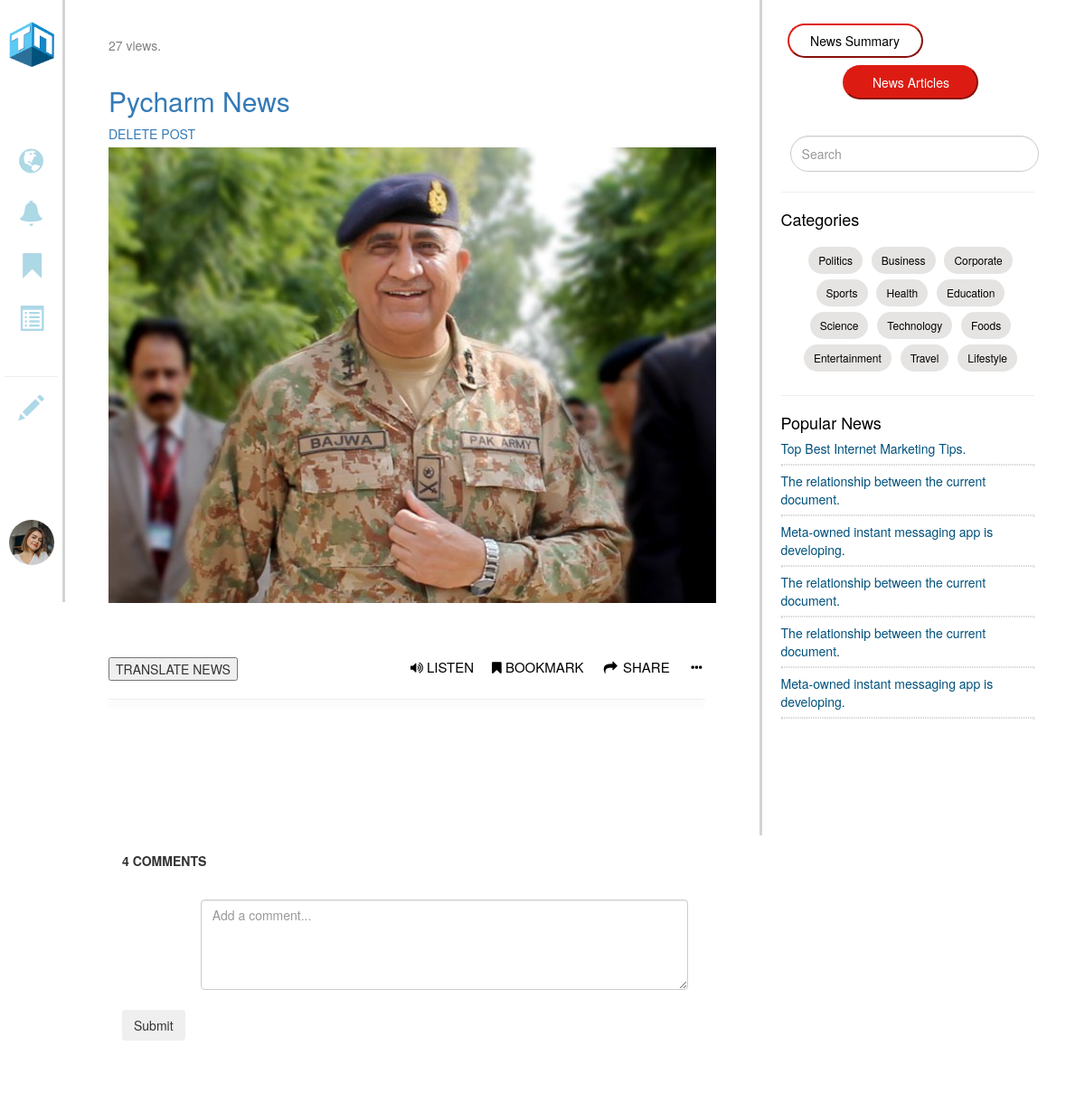
The page /summaryview/1 on the database as committed earlier.
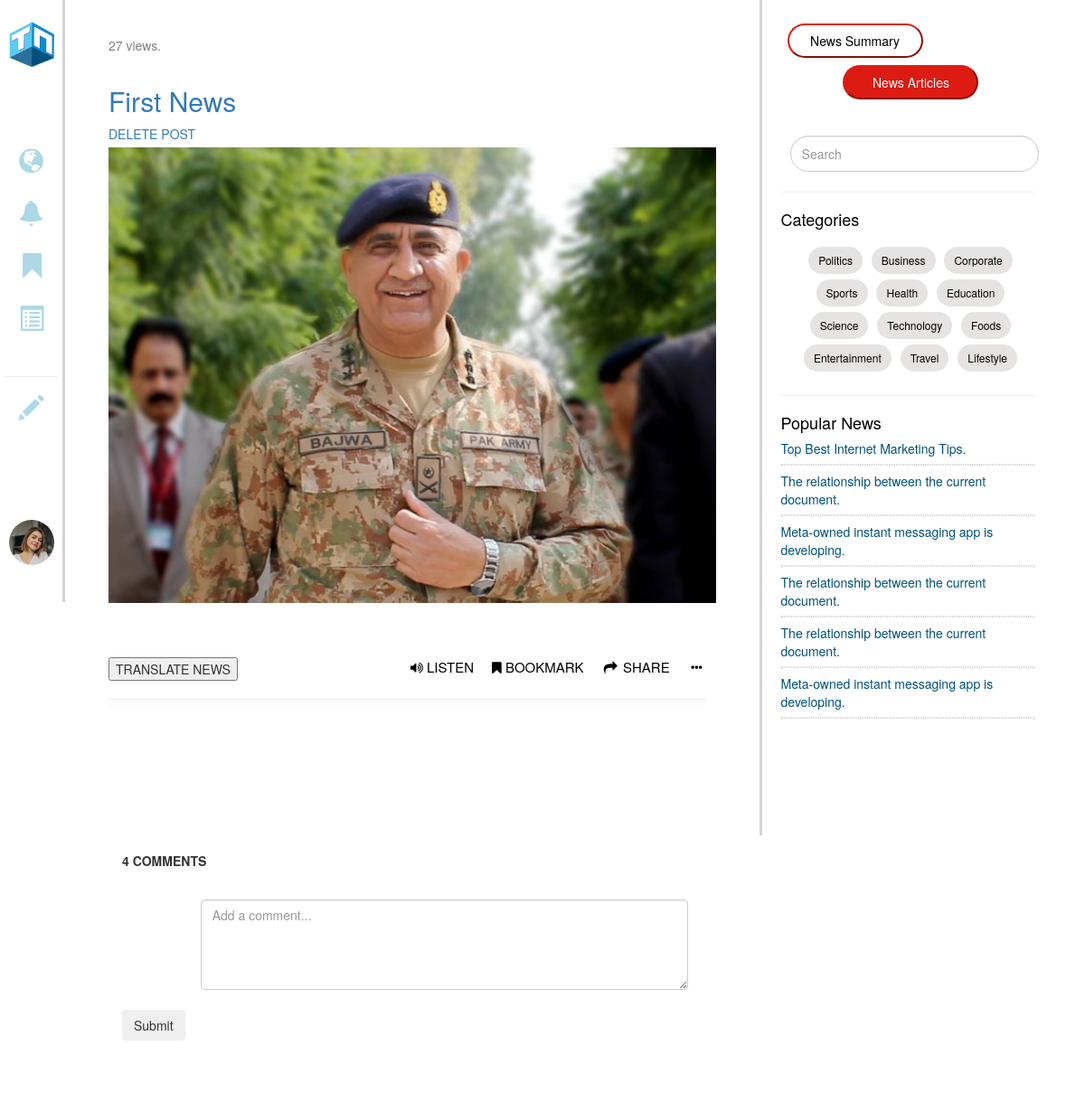
The same page on the database as committed later.
### models.py (models this page shows)
class News(db.Model):
    id = Column(Integer, primary_key = True)
    post_id = Column(Integer, ForeignKey('posts.id'), nullable=False)
    title = Column(String, nullable=False)
    category_id = Column(Integer, ForeignKey('categories.id'), nullable=False)
    image = Column(BLOB, nullable=False)
    mimetype = Column(String, nullable=False)
    commented_news = db.relationship('Comments', backref = backref('commented_news'))

### app.py (the view)
@app.route("/summaryview/<int:news_id>")
def summary_view(news_id):
    news = News.query.get(news_id)
    comments = Comments.query.filter_by(news_id=news_id)
    return render_template("SummaryView.html", news=news, comments=comments)

### templates/SummaryView.html (shortened to what this page needs)
<!DOCTYPE html>
<html lang="en">
  <head>
    <link rel="stylesheet" type="text/css" href="/static/style.css" />
    <link
      rel="stylesheet"
      href="https://maxcdn.bootstrapcdn.com/bootstrap/3.3.6/css/bootstrap.min.css"
    />
    <link
      rel="stylesheet"
      href="https://maxcdn.bootstrapcdn.com/bootstrap/3.3.7/css/bootstrap.min.css"
    />
    <link
      rel="stylesheet"
      href="https://cdnjs.cloudflare.com/ajax/libs/font-awesome/4.7.0/css/font-awesome.min.css"
    />
    <link
      rel="stylesheet"
      href="https://maxcdn.bootstrapcdn.com/bootstrap/3.3.7/css/bootstrap.min.css"
    />
  </head>
  <body>
    <section class="GContent">
      <div class="iconbar">
        <a href="index.html"
          ><img
            class="logo"
            src="/static/Images/navbarLogo.png"
            style="cursor: pointer"
            tooltip-glyph="glyph-tooltip-demo"
            data-original-title="Home"
        /></a>
        <a href="/newsSummary"
          ><span
            class="glyphicon glyphicon-globe icon-size"
            tooltip-glyph="glyph-tooltip-demo"
            data-original-title="News"
          ></span></a
        ><br />
        <a href="/notifications"
          ><span
            class="glyphicon glyphicon-bell icon-size"
            tooltip-glyph="glyph-tooltip-demo"
            data-original-title="Notifications"
          ></span></a
        ><br />
        <a href="/list"
          ><span
            class="glyphicon glyphicon-bookmark icon-size"
            tooltip-glyph="glyph-tooltip-demo"
            data-original-title="List"
          ></span></a
        ><br />
        <a href="/yournewsarticles"
          ><span
            class="glyphicon glyphicon-list-alt icon-size"
            tooltip-glyph="glyph-tooltip-demo"
            data-original-title="Your_News"
          ></span></a
        ><br />
        <hr />
        <a href="/writenews"
          ><span
            class="glyphicon glyphicon-pencil icon-size"
            tooltip-glyph="glyph-tooltip-demo"
            data-original-title="Write"
          ></span></a
        ><br />
        <img class="profile-pic" src="/static/Images/profile3.jpeg" />
      </div>
      <div class="G1">
        <br /><br />
        <div class="AGformat">
          <a class="time" href=""
            >27 views.{{ news.created_at }}</a
          >
          <a href="#"><h2 style="margin-top: 35px">{{ news.title }}</h2></a>
          <a
                              href="{{ url_for('delete_post', news_id=news.id) }}"
           >DELETE POST</a>
          <div class="Aimg">
            <img
              style="
                width: 100%;
                height: 50%;
                margin-top: 5px;
                border-radius: 0px;
                margin-bottom: 30px;
              "
              src="/static/Images/pic1.jpg"
            />
          </div>
        </div>
        <div class="mediabuttons">
          <a href="#" data-tooltip="Account Security"
            ><i class="fa fa-fw fa-ellipsis-h"></i
          ></a>
          <a class="active" href="#"
            ><i class="fa fa-fw fa-share"></i>&nbsp;SHARE</a
          >
          <a href="#"
            ><i class="fa fa-bookmark" aria-hidden="true"></i>&nbsp;BOOKMARK</a
          >
          <a class="active" href="#"
            ><i class="fa fa-volume-up" aria-hidden="true"></i>&nbsp;LISTEN</a
          >
          <button class="translater" onclick="myFunction()">
            TRANSLATE NEWS
          </button>
          <hr />
          <br /><br />
          <div class="com">
            <section class="content-item" id="comments">
              <div class="container">
                <div class="row">
                  <div class="col-sm-7">
                    <h2 class="pull-left" style="margin-top: -0.6%">
                      4 Comments
                    </h2>
                    <form
                      method="post"
                      action="{{ url_for('add_comment', news_id=news.id) }}"
                    >
                      <fieldset>
                        <div class="row">
                          <div class="col-sm-3 col-lg-2 hidden-xs">
                          </div>
                          <div class="form-group col-xs-12 col-sm-9 col-lg-10">
                            <textarea
                              class="form-control"
                              id="message"
                              name="comment_area"
                              placeholder="Add a comment..."
                              required=""
                            ></textarea>
                          </div>
                        </div>
                        <button type="submit" class="btn btn-normal pull-left">
                          Submit
                        </button>
                      </fieldset>
                    </form>
                  </div>
                </div>
              </div>
            </section>
          </div>
          <br /><br /><br />
        </div>
      </div>
      <div class="S2" style="width: 30%; padding: 0 3px">
        <div class="S21" style="width: 90%; padding: 5%">
          <a href="/newsSummary"
            ><button class="buttonN1">News Summary</button></a
          >
          <a href="/generalistNews"
            ><button class="buttonA1">News Articles</button></a
          >
          <div class="form-outline">
            <input
              style="
                width: 98%;
                margin-left: 10px;
                height: 40px;
                border-radius: 30px;
                margin-top: 14%;
                margin-bottom: 8%;
              "
              type="search"
              id="form1"
              class="form-control"
              placeholder="Search"
              aria-label="Search"
            />
          </div>
          <hr />
          <div class="pb-3">
            <div class="mb-3">
              <h4>Categories</h4>
            </div>
            <div class="d-flex flex-wrap m-n1">
              <a href="" class="btn btn-sm btn-outline-secondary m-1"
                >Politics</a
              >
              <a href="" class="btn btn-sm btn-outline-secondary m-1"
                >Business</a
              >
              <a href="" class="btn btn-sm btn-outline-secondary m-1"
                >Corporate</a
              >
              <a href="" class="btn btn-sm btn-outline-secondary m-1">Sports</a>
              <a href="" class="btn btn-sm btn-outline-secondary m-1">Health</a>
              <a href="" class="btn btn-sm btn-outline-secondary m-1"
                >Education</a
              >
              <a href="" class="btn btn-sm btn-outline-secondary m-1"
                >Science</a
              >
              <a href="" class="btn btn-sm btn-outline-secondary m-1"
                >Technology</a
              >
              <a href="" class="btn btn-sm btn-outline-secondary m-1">Foods</a>
              <a href="" class="btn btn-sm btn-outline-secondary m-1"
                >Entertainment</a
              >
              <a href="" class="btn btn-sm btn-outline-secondary m-1">Travel</a>
              <a href="" class="btn btn-sm btn-outline-secondary m-1"
                >Lifestyle</a
              >
            </div>
          </div>
          <hr />
          <div class="popular">
            <div class="mb-3">
              <h4>Popular News</h4>
            </div>
            <div style="color: black; text-align: left; margin-bottom: 12px">
              <a href="">Top Best Internet Marketing Tips.</a>
              <hr
                style="
                  border: 0.1px dotted;
                  margin-top: 7px;
                  margin-bottom: 7px;
                  color: lightgray;
                "
              />
              <a href="">The relationship between the current document. </a>
              <hr
                style="
                  border: 0.1px dotted;
                  margin-top: 7px;
                  margin-bottom: 7px;
                  color: lightgray;
                "
              />
              <a href="">Meta-owned instant messaging app is developing.</a>
              <hr
                style="
                  border: 0.1px dotted;
                  margin-top: 7px;
                  margin-bottom: 7px;
                  color: lightgray;
                "
              />
              <a href="">The relationship between the current document. </a>
              <hr
                style="
                  border: 0.1px dotted;
                  margin-top: 7px;
                  margin-bottom: 7px;
                  color: lightgray;
                "
              />
              <a href="">The relationship between the current document. </a>
              <hr
                style="
                  border: 0.1px dotted;
                  margin-top: 7px;
                  margin-bottom: 7px;
                  color: lightgray;
                "
              />
              <a href="">Meta-owned instant messaging app is developing.</a>
              <hr
                style="
                  border: 0.1px dotted;
                  margin-top: 7px;
                  margin-bottom: 7px;
                  color: lightgray;
                "
              />
            </div>
          </div>
        </div>
        <br /><br /><br /><br /><br />
      </div>
    </section>
  </body>
</html>

### static/style.css (style rules this page uses)
body { margin: 0; padding: 0; font-family: Arial, Helvetica, sans-serif; }
.mediabuttons { padding-right: 12px; width: 100%; padding-top: 20px; }
.mediabuttons a { float: right; text-decoration: none; font-size: 15px; color: black; margin-left: 20px; }
.mediabuttons hr { box-shadow: 0 4px 8px 0 rgba(0, 0, 0, 0.2); }
.com { width: 100%; height: 410px; overflow-y: scroll; overflow-x:hidden; }
.form-control { width: 100%; margin-left: -5%; }
.content-item h2 { font-weight:100; font-weight: bold; font-size:14px; line-height:45px; text-transform:uppercase; margin:20px 0; }
#comments { background-color:#FFFFFF; }
#comments form { margin-bottom:30px; }
#comments .btn { margin-top:7px; }
#comments form fieldset { clear:both; }
#comments form textarea { height:100px; }
.GContent .iconbar { float: left; position: fixed; width: 6%; text-align: center; padding:20px 5px; border-right-style: solid; border-color: lightgray; }
.iconbar .logo { width: 50px; height: 50px; text-align: center; margin-top: 4px; margin-bottom: 90px; }
.iconbar a { text-align: center; margin-bottom: 10px; }
.icon-size { font-size:2em; text-align: center; margin-bottom: 30px; color: lightblue; }
.iconbar .profile-pic { width: 50px; height: 50px; border-radius: 50px; text-align: center; margin-top: 80px; margin-bottom: 21px; }
.GContent .G1 { float: left; margin-left: 6%; padding: 0 4%; width: 64%; }
.time { color: gray; }
.com { width: 100%; height: 400px; overflow-y: scroll; overflow-x:hidden; }
.pb-3 h4 { color: black; text-align: left; margin-top: 7%; margin-bottom: 7%; }
.pb-3 a { background-color: #E5E4E2; border-radius: 50px; margin-left: 6px; margin-bottom: 6px; color: black; text-align: left; }
.popular h4 { color: black; text-align: left; margin-top: 2%; margin-bottom: 3%; }
.popular div a { margin-bottom: 2px; color: black; text-align: left; color: gray; }
.GContent .S2 { width: 30%; margin-left: 70%; padding: 0 5px; text-align: center; position:fixed; color: lightgray; border-left-style: solid; }
.S2 { padding: 0 3px; }
.buttonN1 { background-color: white; color: black; border-radius: 50px; border-color:#DC1C13; width: 150px; padding: 7px 2px; font-style: bold; margin-top: 3%; margin-left: 2.5%; float: left; }
.buttonA1 { background-color: #DC1C13; color: white; border-radius: 50px; border-color:#DC1C13; width: 150px; padding: 7px 2px; font-style: bold; margin-top: 3%; margin-left: 2.5%; }
.popular div a { margin-bottom: 2px; color: black; text-align: left; color: #00517C; }
.container { margin-top: 100px }

Rows that differ between the two databases and show on the page:
changed News: title "Pycharm News" → "First News"
